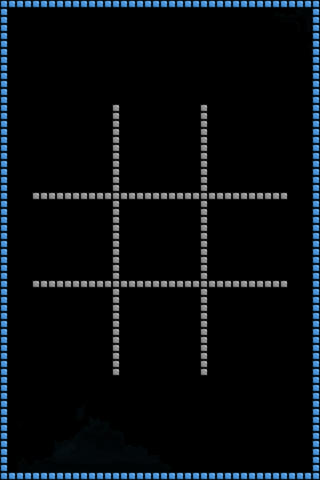

The image is a tile-based game level rendered from a .tmx file. Its description and source (layers, tilesets, objects; grid data summarised) follow:
An orthogonal 40x60 tile map with 8x8 px tiles, 3 tile layers (Back, Front, Grid), 2 tilesets.

<map version="1.0" orientation="orthogonal" width="40" height="60" tilewidth="8" tileheight="8">
 <tileset firstgid="1" name="Borders" tilewidth="8" tileheight="8">
  <image source="cbox-borders_x8.png" trans="ff00ff" width="56" height="8" />
 </tileset>
 <tileset firstgid="8" name="BG" tilewidth="160" tileheight="160">
  <image source="arena.png" trans="ff00ff" width="320" height="480" />
 </tileset>
 <layer name="Back" width="40" height="60">
  <data>[2400 cells, 6 non-empty, 6 distinct tile ids]</data>
 </layer>
 <layer name="Front" width="40" height="60">
  <data>[2400 cells, 196 non-empty, 1 distinct tile ids]</data>
 </layer>
 <layer name="Grid" width="40" height="60">
  <data>[2400 cells, 128 non-empty, 1 distinct tile ids]</data>
 </layer>
</map>
